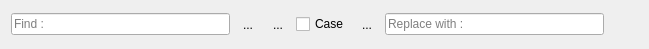
<?xml version="1.0" encoding="UTF-8"?>
<ui version="4.0">
 <class>SlimFindReplace</class>
 <widget class="QWidget" name="SlimFindReplace">
  <property name="geometry">
   <rect>
    <x>0</x>
    <y>0</y>
    <width>649</width>
    <height>44</height>
   </rect>
  </property>
  <property name="maximumSize">
   <size>
    <width>16777215</width>
    <height>44</height>
   </size>
  </property>
  <property name="windowTitle">
   <string>Form</string>
  </property>
  <layout class="QHBoxLayout" name="horizontalLayout">
   <item>
    <widget class="QLineEdit" name="findLineEdit">
     <property name="placeholderText">
      <string>Find :</string>
     </property>
    </widget>
   </item>
   <item>
    <widget class="QToolButton" name="previousButton">
     <property name="toolTip">
      <string>Find previous</string>
     </property>
     <property name="text">
      <string>...</string>
     </property>
     <property name="icon">
      <iconset resource="pics.qrc">
       <normaloff>:/pics/arrow-left.png</normaloff>:/pics/arrow-left.png</iconset>
     </property>
     <property name="iconSize">
      <size>
       <width>20</width>
       <height>20</height>
      </size>
     </property>
     <property name="autoRaise">
      <bool>true</bool>
     </property>
    </widget>
   </item>
   <item>
    <widget class="QToolButton" name="nextButton">
     <property name="toolTip">
      <string>Find next</string>
     </property>
     <property name="text">
      <string>...</string>
     </property>
     <property name="icon">
      <iconset resource="pics.qrc">
       <normaloff>:/pics/arrow-right.png</normaloff>:/pics/arrow-right.png</iconset>
     </property>
     <property name="iconSize">
      <size>
       <width>20</width>
       <height>20</height>
      </size>
     </property>
     <property name="autoRaise">
      <bool>true</bool>
     </property>
    </widget>
   </item>
   <item>
    <widget class="QCheckBox" name="caseSensitiveCheckBox">
     <property name="toolTip">
      <string>Case sensitivity</string>
     </property>
     <property name="text">
      <string>Case</string>
     </property>
    </widget>
   </item>
   <item>
    <widget class="QToolButton" name="replaceAndNextButton">
     <property name="toolTip">
      <string>Replace &amp; Find next</string>
     </property>
     <property name="text">
      <string>...</string>
     </property>
     <property name="icon">
      <iconset resource="pics.qrc">
       <normaloff>:/pics/arrow-right-replace.png</normaloff>:/pics/arrow-right-replace.png</iconset>
     </property>
     <property name="iconSize">
      <size>
       <width>20</width>
       <height>20</height>
      </size>
     </property>
     <property name="autoRaise">
      <bool>true</bool>
     </property>
    </widget>
   </item>
   <item>
    <widget class="QLineEdit" name="replaceLineEdit">
     <property name="placeholderText">
      <string>Replace with :</string>
     </property>
    </widget>
   </item>
   <item>
    <widget class="QToolButton" name="closeButton">
     <property name="enabled">
      <bool>true</bool>
     </property>
     <property name="text">
      <string/>
     </property>
     <property name="icon">
      <iconset resource="pics.qrc">
       <normaloff>:/pics/window-close-32x32.png</normaloff>:/pics/window-close-32x32.png</iconset>
     </property>
     <property name="iconSize">
      <size>
       <width>20</width>
       <height>20</height>
      </size>
     </property>
     <property name="shortcut">
      <string extracomment="Close"/>
     </property>
     <property name="checkable">
      <bool>false</bool>
     </property>
     <property name="autoRaise">
      <bool>true</bool>
     </property>
    </widget>
   </item>
  </layout>
 </widget>
 <resources>
  <include location="pics.qrc"/>
 </resources>
 <connections/>
</ui>
